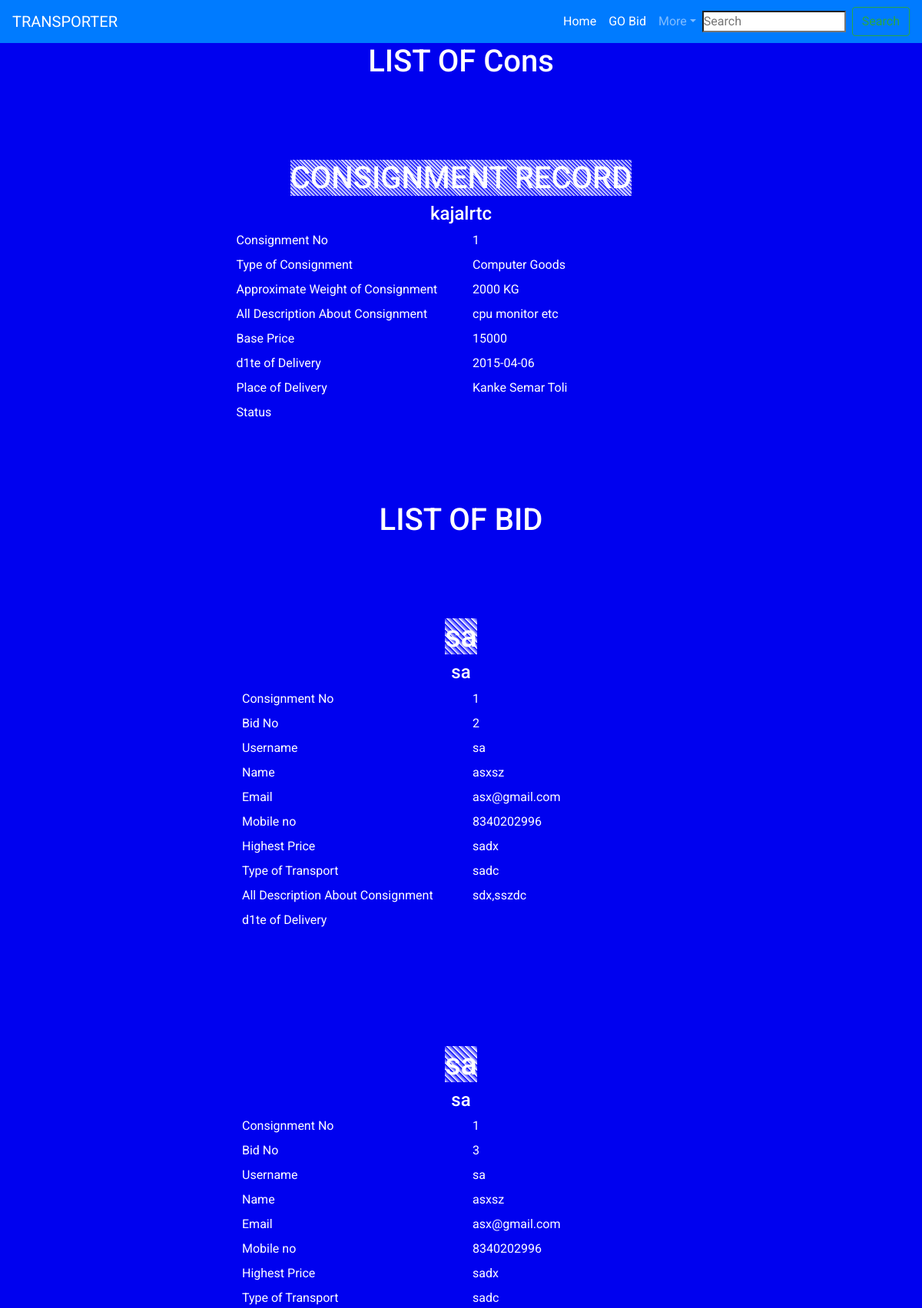
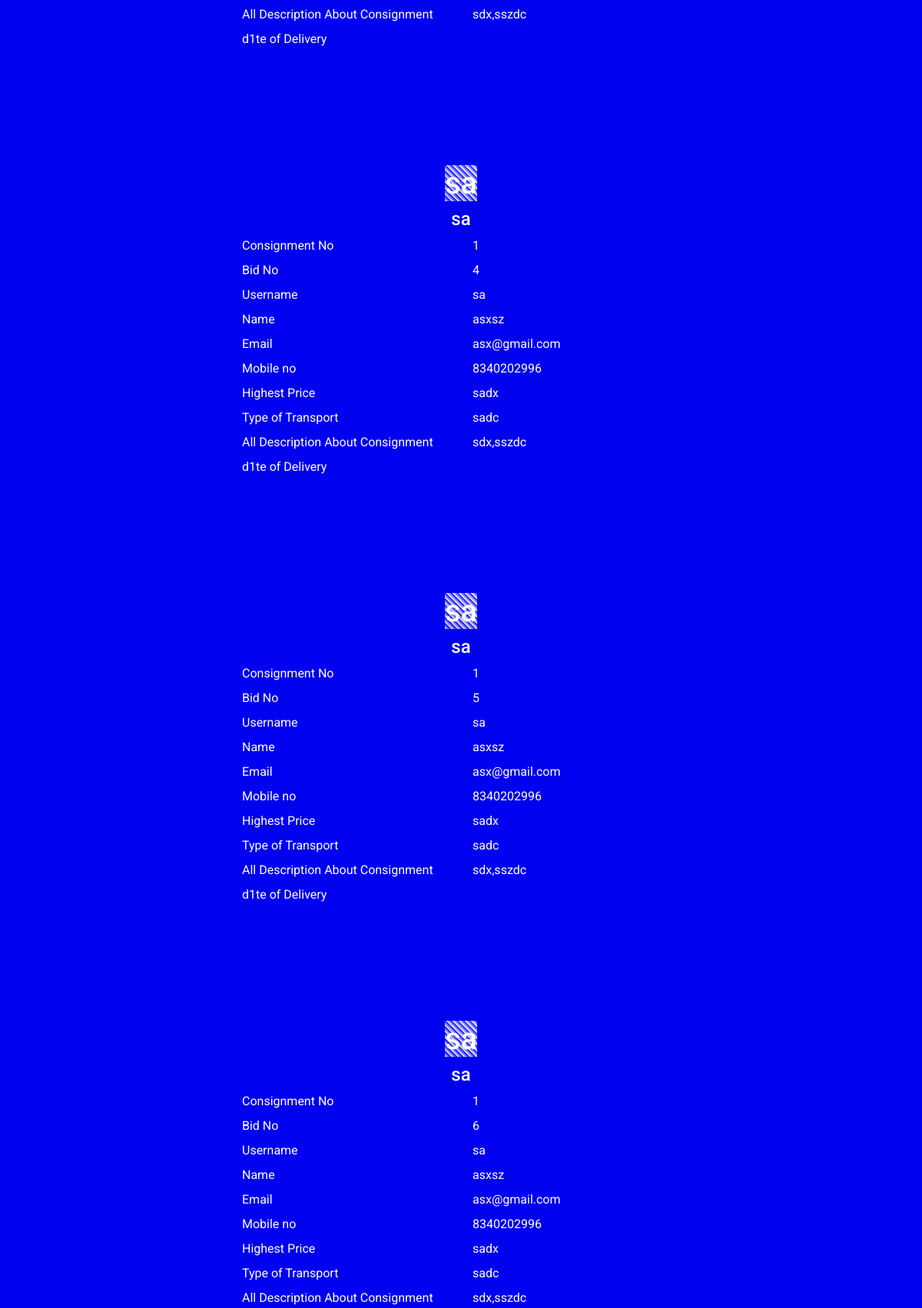
The app's page /client_bid.php (upper part) with its own data (2 pictures, top to bottom).
### tables this page shows
CREATE TABLE `consignment` (
  `consignment_no` int(30) NOT NULL,
  `user_name` varchar(30) NOT NULL,
  `type_cons` varchar(50) NOT NULL,
  `weight` varchar(30) NOT NULL,
  `description` varchar(300) NOT NULL,
  `base_price` varchar(11) NOT NULL,
  `date_of_delivery` varchar(20) NOT NULL,
  `place_of_delivery` varchar(20) NOT NULL,
  `delivery_report` varchar(100) NOT NULL
);

CREATE TABLE `bid` (
  `bid_no` int(11) NOT NULL,
  `consignment_no` int(50) NOT NULL,
  `username` varchar(200) NOT NULL,
  `name` varchar(200) NOT NULL,
  `higest_price` varchar(200) NOT NULL,
  `e_mail` varchar(200) NOT NULL,
  `type_of_transport` varchar(200) NOT NULL,
  `description` varchar(200) NOT NULL,
  `date_of_delivery` varchar(200) NOT NULL,
  `mobile_no` varchar(200) NOT NULL,
  `status` varchar(200) NOT NULL
);

### client_bid.php (the view, shortened to what this page needs)
<?php
$con=mysqli_connect("localhost","root","","transporter");
?>
 <!DOCTYPE html>
<html lang="en">
<head>
    <link rel="stylesheet"  type=" text/css" href="style/style.css" >
        <link rel="stylesheet" href="https://maxcdn.bootstrapcdn.com/bootstrap/4.5.2/css/bootstrap.min.css">
 </head>
<body style="background-color: #0001ef ;" class=" text-white" >
<nav class="navbar navbar-expand-lg navbar-dark bg-primary sticky-top">
        <a class="navbar-brand" href="client_home.php">TRANSPORTER</a>
        <div class="collapse navbar-collapse" id="navbarSupportedContent">
            <ul class="navbar-nav ml-auto">
            <li class="nav-item active">
                <a class="nav-link" href="client_home.php">Home <span class="sr-only">(current)   </a>
            </li>
            <li class="nav-item active">
                <a class="nav-link" href="client_bid.php">GO Bid <span class="sr-only">(current)   </a>
            </li>
            <li class="nav-item dropdown color-white">
                <a class="nav-link dropdown-toggle" href="#" id="navbarDropdown" role="button" data-toggle="dropdown" aria-haspopup="true" aria-expanded="false">
                More<span class="sr-only">(current)
                </a>
            </li>
            </ul>
            <form class="form-inline my-2 my-lg-0" action="client_search.php">
                <input class=" mr-sm-2" type="search" placeholder="Search" aria-label="Search"  >
                <button class="btn btn-outline-success my-2 my-sm-0" type="submit" >Search</button>
            </form>
        </div>
</nav>
<div class="main-div">
<h1 class="text-center">LIST OF Cons</h1>
<div class="center-div">
    <div class="table-responsive">
        <div class="col">
            <div>
                <?php  $z="SELECT * FROM `consignment`";
                  $sql=mysqli_query($con,$z); ;
                     while($d=mysqli_fetch_assoc($sql)){
                                    ?>
        <section class="my-5 py-5">
                <div>
                <h1 class="text-center"><span  style="background-image: repeating-linear-gradient( 45deg,white 3% ,   blue 4%);">CONSIGNMENT RECORD</span></h1>
                </div>
                <div class="w-50 m-auto">
                    <div id="profile_client">
                    <div class="row">
                        <div class="col-12 text-center " id="user_name"> <h4>
                        <?php echo $d['user_name']?></h4>
                        </div>
                        <div class="col-lg-6 col-md-6    col-12">
                                        <label for=""> Consignment No</label>
                                        </div>
                                        <div class="col-lg-6 col-md-6    col-12">
                                        <?php echo $d['consignment_no']?> </div>
                        <div class="col-lg-6 col-md-6    col-12">
                                        <label for=""> Type of Consignment</label>
                                        </div>
                                        <div class="col-lg-6 col-md-6    col-12">
                                        <?php echo $d['type_cons']?></div>
                                        <div class="col-lg-6 col-md-6    col-12">
                                        <label for=""> Approximate Weight of Consignment</label>
                                        </div>
                                        <div class="col-lg-6 col-md-6    col-12">
                                        <?php echo $d['weight']?></div>
                                    <div class="col-lg-6 col-md-6    col-12">
                                        <label for=""> All Description About Consignment</label>
                                        </div>
                                        <div class=" col-md-6 col-lg-6 col-12" > <?php echo $d['description']?></div>
                                        <div class="col-lg-6 col-md-6    col-12">
                                        <label for=""> Base Price</label>
                                        </div>
                                        <div class="col-lg-6 col-md-6    col-12">
                                        <?php echo $d['base_price']?> </div>
                                    <div class="col-lg-6 col-md-6    col-12">
                                        <label for=""> d1te of Delivery</label>
                                        </div>
                                        <div class="col-lg-6 col-md-6    col-12">
                                        <?php echo $d['date_of_delivery']?>   </div>
                                    <div class="col-lg-6 col-md-6    col-12">
                                        <label for="">Place of Delivery</label>
                                        </div>
                                        <div class=" col-md-6 col-lg-6 col-12">  <?php echo $d['place_of_delivery']?>   </div>
                                        <div class="col-lg-6 col-md-6    col-12">
                                        <label for="">Status</label>
                                        </div>
                                        <div class="col-lg-6 col-md-6    col-12">
                                        <?php echo $d['delivery_report']?> </div>
                    </div>
                </div>
                </div>
        </section>
        <section  class="my-5">
        <div class="main-div">
        <h1 class="text-center">LIST OF BID</h1>
        <div class="center-div">
        <div class="table-responsive">
            <div class="col">
                <div>
                    <?php  $z="SELECT * FROM `bid`";
                    $sql1=mysqli_query($con,$z); ;
                        while($d1=mysqli_fetch_assoc($sql1)){
                            if($d['consignment_no']===$d1['consignment_no']){
                                        ?>
                    <section class="my-5 py-5">
                            <div>
                            <h1 class="text-center"><span  style="background-image: repeating-linear-gradient( 45deg,white 3% ,   blue 4%);">
                            <?php echo $d1['username']?></span></h1>
                            </div>
                            <div class="w-50 m-auto">
                                <div id="profile_client">
                                <div class="row">
                                    <div class="col-12 text-center " id="user_name"> <h4>
                                    <?php echo $d1['username']?></h4>
                                    </div>
                                    <div class="col-lg-6 col-md-6    col-12">
                                    <label for="">Consignment No</label>
                                    </div>
                                    <div class="col-lg-6 col-md-6    col-12">
                                    <?php echo $d1['consignment_no']?> </div>
                                    <div class="col-lg-6 col-md-6    col-12">
                                    <label for=""> Bid No</label>
                                                    </div>
                                                    <div class="col-lg-6 col-md-6    col-12">
                                                    <?php echo $d1['bid_no']?> </div>
                                                    <div class="col-lg-6 col-md-6    col-12">
                                    <label for=""> Username</label>
                                    </div>
                                    <div class="col-lg-6 col-md-6    col-12">
                                    <?php echo $d1['username']?> </div> <br>
                                    <div class="col-lg-6 col-md-6    col-12">
                                    <label for=""> Name</label>
                                    </div>
                                    <div class="col-lg-6 col-md-6    col-12">
                                    <?php echo $d1['name']?> </div>
                                    <div class="col-lg-6 col-md-6    col-12">
                                    <label for=""> Email</label>
                                    </div>
                                    <div class="col-lg-6 col-md-6    col-12">
                                    <?php echo $d1['e_mail']?></div>
                                    <div class="col-lg-6 col-md-6    col-12">
                                    <label for=""> Mobile no</label>
                                    </div>
                                    <div class="col-lg-6 col-md-6    col-12">
                                    <?php echo $d1['mobile_no']?> </div>
                                <div class="col-lg-6 col-md-6    col-12">
                                    <label for=""> Highest Price</label>
                                    </div>
                                    <div class="col-lg-6 col-md-6    col-12">
                                    <?php echo $d1['higest_price']?> </div>
                                <div class="col-lg-6 col-md-6    col-12">
                                    <label for=""> Type of Transport</label>
                                    </div>
                                    <div class="col-lg-6 col-md-6    col-12">
                                    <?php echo $d1['type_of_transport']?> </div>
                                <div class="col-lg-6 col-md-6    col-12">
                                    <label for=""> All Description About Consignment</label>
                                    </div>
                                    <div class=" col-md-6 col-lg-6 col-12"> <?php echo $d1['description']?></div>
                                <div class="col-lg-6 col-md-6    col-12">
                                    <label for=""> d1te of Delivery</label>
                                    </div>
                                    <div class="col-lg-6 col-md-6    col-12"> <?php echo $d1['d1te_of_delivery']?>
                                    </div>
                                </div>
                            </div>
                            </div>
                    </section>
                    <?php
                            }
                            }
                            ?>
                    </div>
            </div>
        </div>
    </div>
        </div>
</section>
        <?php
                        echo"<br>";
                        }
                        ?>
                 </div>
        </div>
    </div>
</div>
</div>
</body></html>

### style.css (style rules this page uses)
* { margin: 0; padding: 0; box-sizing: border-box; font-family: 'Josefin Sans', sans-serif; font-family: 'Roboto', sans-serif; }
body { font-family: "Lato", sans-serif; }

### records on screen
consignment: user_name "kajalrtc", consignment_no "1", type_cons "Computer Goods", weight "2000 KG", description "cpu monitor etc", base_price "15000", date_of_delivery "2015-04-06", place_of_delivery "Kanke Semar Toli"
bid: username "sa", consignment_no "1", bid_no "2", name "asxsz", e_mail "asx@gmail.com", mobile_no "8340202996", higest_price "sadx", type_of_transport "sadc", description "sdx,sszdc"
bid: username "sa", consignment_no "1", bid_no "3", name "asxsz", e_mail "asx@gmail.com", mobile_no "8340202996", higest_price "sadx", type_of_transport "sadc", description "sdx,sszdc"
bid: username "sa", consignment_no "1", bid_no "4", name "asxsz", e_mail "asx@gmail.com", mobile_no "8340202996", higest_price "sadx", type_of_transport "sadc", description "sdx,sszdc"
bid: username "sa", consignment_no "1", bid_no "5", name "asxsz", e_mail "asx@gmail.com", mobile_no "8340202996", higest_price "sadx", type_of_transport "sadc", description "sdx,sszdc"
bid: username "sa", consignment_no "1", bid_no "6", name "asxsz", e_mail "asx@gmail.com", mobile_no "8340202996", higest_price "sadx", type_of_transport "sadc", description "sdx,sszdc"
